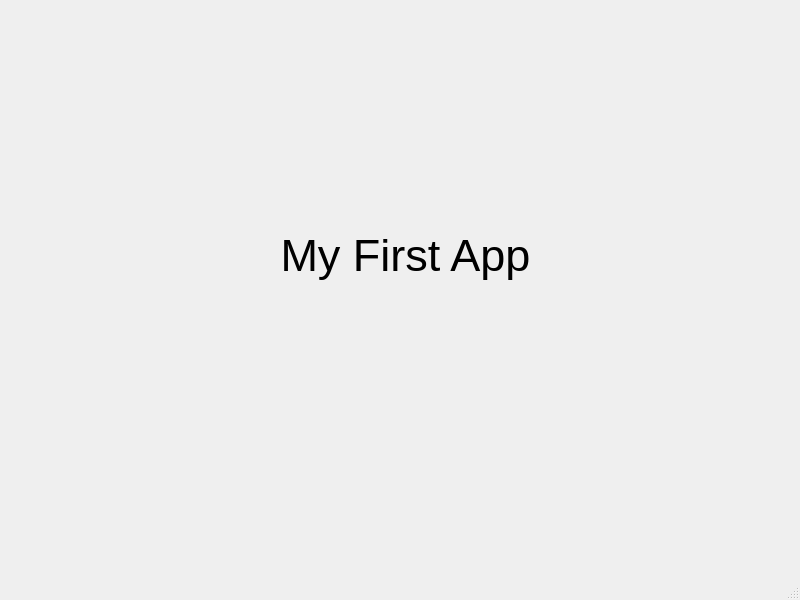
<?xml version="1.0" encoding="UTF-8"?>
<ui version="4.0">
 <class>MainWindow</class>
 <widget class="QMainWindow" name="MainWindow">
  <property name="geometry">
   <rect>
    <x>0</x>
    <y>0</y>
    <width>800</width>
    <height>600</height>
   </rect>
  </property>
  <property name="windowTitle">
   <string>MainWindow</string>
  </property>
  <widget class="QWidget" name="centralwidget">
   <widget class="QLabel" name="label">
    <property name="geometry">
     <rect>
      <x>230</x>
      <y>170</y>
      <width>351</width>
      <height>171</height>
     </rect>
    </property>
    <property name="font">
     <font>
      <pointsize>34</pointsize>
     </font>
    </property>
    <property name="text">
     <string>My First App</string>
    </property>
    <property name="alignment">
     <set>Qt::AlignmentFlag::AlignCenter</set>
    </property>
   </widget>
  </widget>
  <widget class="QMenuBar" name="menubar">
   <property name="geometry">
    <rect>
     <x>0</x>
     <y>0</y>
     <width>800</width>
     <height>21</height>
    </rect>
   </property>
  </widget>
  <widget class="QStatusBar" name="statusbar"/>
 </widget>
 <resources/>
 <connections/>
</ui>
